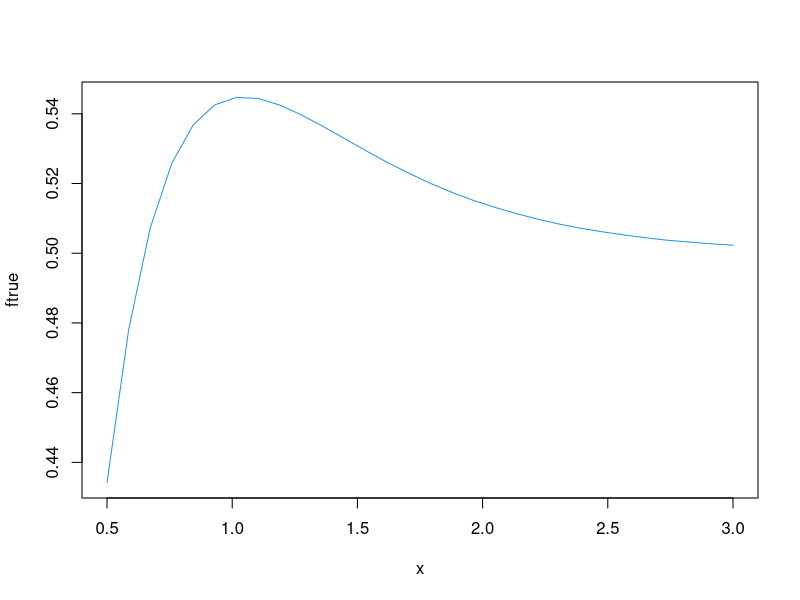
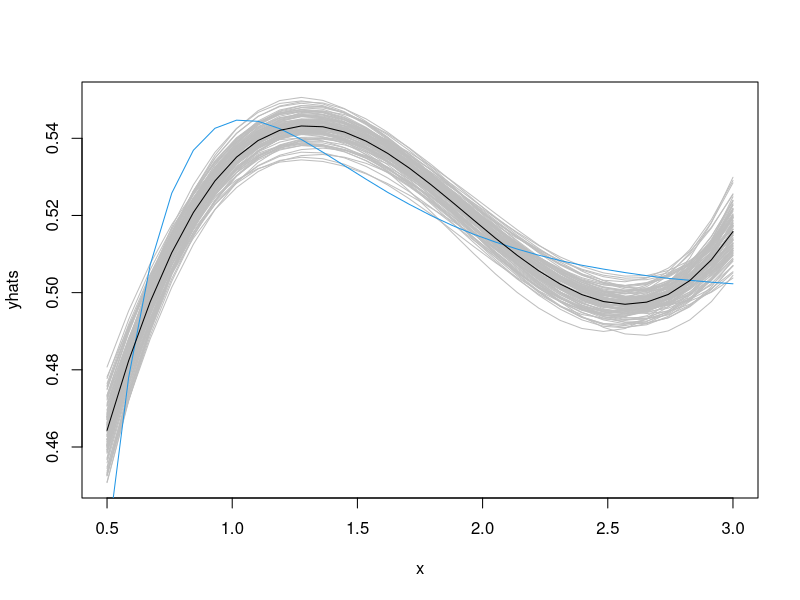
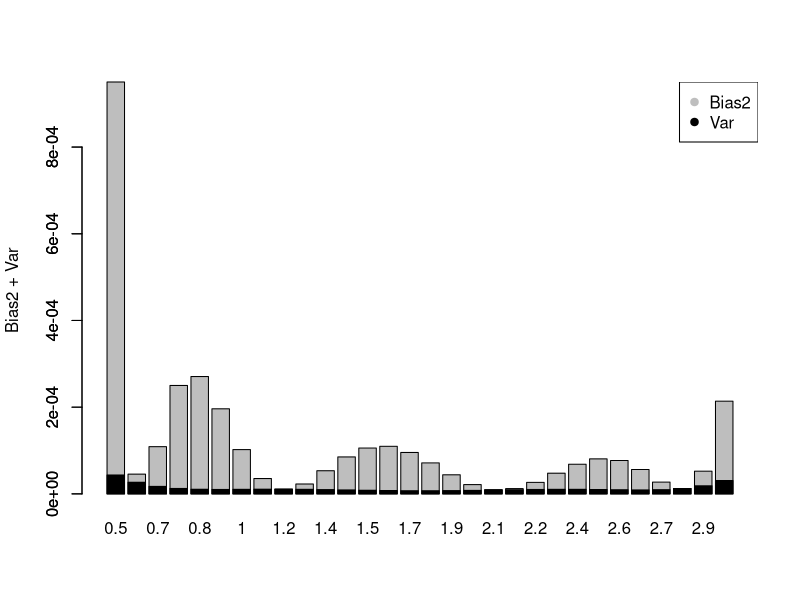
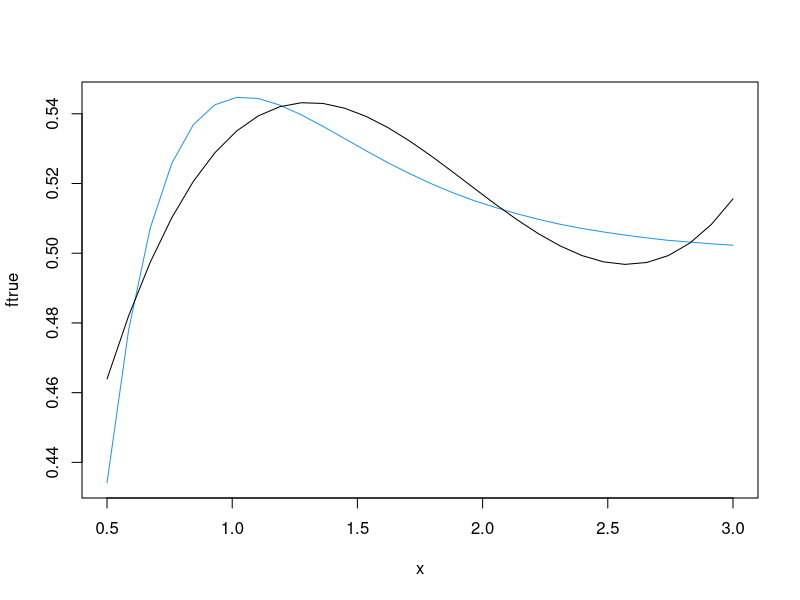
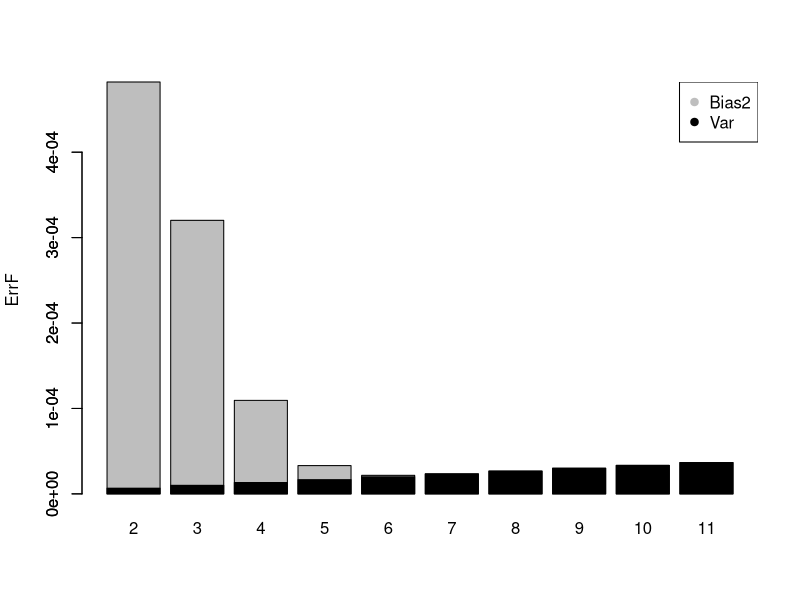

The R script that drew these images, in order:
## ---- chunk 1
# This is good for getting the ggplot background consistent with
# the html background color
library(ggplot2)
thm <- theme_bw() + 
  theme(
    panel.background = element_rect(fill = "transparent", colour = NA), 
    plot.background = element_rect(fill = "transparent", colour = NA),
    legend.position = "top",
    legend.background = element_rect(fill = "transparent", colour = NA),
    legend.key = element_rect(fill = "transparent", colour = NA)
  )
theme_set(thm)

knitr::opts_chunk$set(echo = T, message=F, warning=F, error=F, 
                      comment=NA, cache=T)
## ---- chunk 2
# true regression function 
ftrue <- c(0.4342,0.4780,0.5072,0.5258,0.5369,0.5426,0.5447,0.5444,0.5425,0.5397,0.5364,0.5329,0.5294,0.5260,0.5229,0.5200,0.5174,0.5151,0.5131,0.5113,0.5097,0.5083,0.5071,0.5061,0.5052,0.5044,0.5037,0.5032,0.5027,0.5023)
x = seq(.5,3,length=30)
plot(x,ftrue, type="l", col=4)
## ---- chunk 3
# setting
sigmatrue=0.01
n = length(x)
d = 3
p = d+1
B = 100
# simulation function
sim = function(d){
y = ftrue + rnorm(n,0,sigmatrue)
fit = lm(y ~ poly(x,degree=d, raw=T))
yhat = fitted(fit)
}
# results
set.seed(123)
yhats = replicate(B,sim(d))
matplot(x,yhats, type="l", col="gray", lty=1)
lines(x,ftrue, col=4)
# expected value
Ave = apply(yhats,1,mean)
lines(x,Ave)
# squared bias
Bias2 = (ftrue - Ave)^2
# variance
Var = apply(yhats,1,var)
## ---- chunk 4
barplot(Bias2+Var, ylab="Bias2 + Var", names.arg=round(x,1))
barplot(Var,add=T, col=1, names.arg=" ")
legend("topright", c("Bias2","Var"), col=c("gray",1), pch=c(19,19))
## ---- chunk 5
# expected value 
Ehatf = fitted(lm(ftrue ~ poly(x,degree=d, raw=T)))
plot(x,ftrue, type="l", col=4)
lines(x,Ehatf)
## ---- chunk 6
# empirical variance
mean(Var)
# true variance
(sigmatrue^2)*p/n
## ---- chunk 7
ds = 1:10
ps = ds+1

Bias2s = sapply(ps, function(p) 
  mean( ( ftrue - fitted(lm(ftrue ~ poly(x,degree=(p-1)))) )^2 )
  )
Vars = ps*(sigmatrue^2)/n
ErrFs = Bias2s+Vars
barplot(ErrFs, ylab="ErrF", names.arg=ps)
barplot(Vars,add=T, col=1, names.arg=" ")
legend("topright", c("Bias2","Var"), col=c("gray",1), pch=c(19,19))
# best model size
ps[which.min(ErrFs)]
